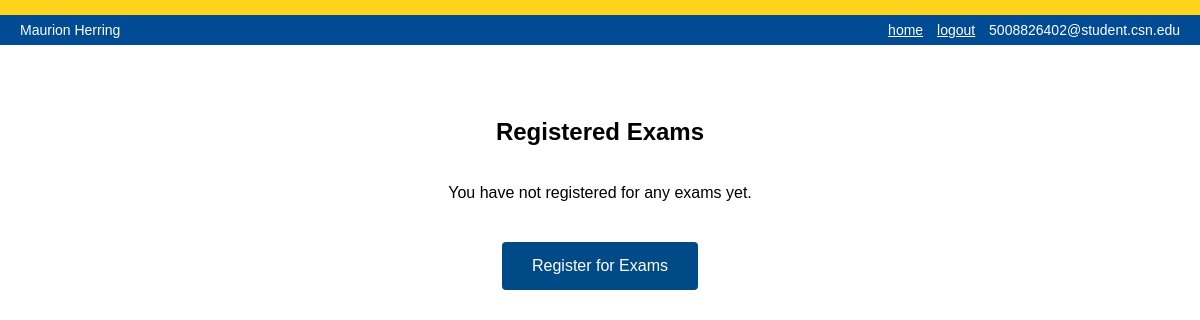
/registered_exams (signed in), run on an earlier commit of the app's database.
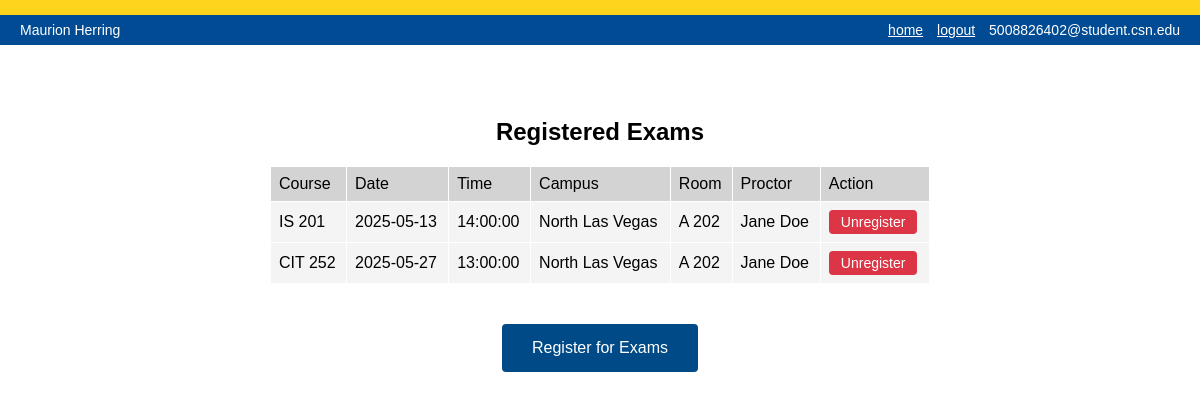
And on a later commit of the database.
### tables this page shows
CREATE TABLE EXAM_REGISTRATIONS (
    RegistrationID INTEGER PRIMARY KEY AUTOINCREMENT,
    StudentID INTEGER NOT NULL,
    Exam_ID INTEGER NOT NULL,
    RegistrationDate DATETIME DEFAULT CURRENT_TIMESTAMP,
    FOREIGN KEY (StudentID) REFERENCES STUDENTS(StudentID),
    FOREIGN KEY (Exam_ID) REFERENCES EXAMS(Exam_ID),
    UNIQUE(StudentID, Exam_ID)
);

CREATE TABLE EXAMS (
    Exam_ID INTEGER PRIMARY KEY AUTOINCREMENT,
    LocationID INTEGER NOT NULL,
    Exam_Name TEXT NOT NULL,
    ExamDate DATE NOT NULL,
    ExamTime TIME NOT NULL,
    ProctorID INTEGER NOT NULL,
    ExamCapacity INTEGER DEFAULT 20 CHECK (ExamCapacity <= 20),
    CurrentEnrollment INTEGER DEFAULT 0 CHECK (CurrentEnrollment <= ExamCapacity),
    Class TEXT NOT NULL,
    FOREIGN KEY (LocationID) REFERENCES LOCATION(LocationID),
    FOREIGN KEY (ProctorID) REFERENCES FACULTY(FacultyID)
);

CREATE TABLE LOCATION (
    LocationID INTEGER PRIMARY KEY AUTOINCREMENT,
    CampusName TEXT NOT NULL,
    Building TEXT NOT NULL,
    RoomNumber TEXT NOT NULL,
    UNIQUE(CampusName, Building, RoomNumber)
);

### app.py (the view)
@app.route('/registered_exams')
def registered_exams():
    if 'user_id' not in session or session.get('role') != 'Student':
        return redirect(url_for('login'))
    student = database.get_student_details(session['user_id'])
    if not student:
        return redirect(url_for('login'))
    registrations = database.get_student_exams(student['StudentID'])
    exam_count = database.get_registered_exam_count(student['StudentID'])
    return render_template('registered_exams.html',
                         registrations=registrations,
                         exam_count=exam_count)

### database.py (called while the page is built)
def get_db_connection():
    conn = sqlite3.connect(DATABASE)
    conn.row_factory = sqlite3.Row
    return conn

def get_student_details(auth_id):
    conn = get_db_connection()
    student = conn.execute("""
        SELECT
            s.*,
            a.CSN_Email as Email,
            a.Role
        FROM STUDENTS s
        JOIN AUTHENTICATION a ON s.Auth_ID = a.Auth_ID
        WHERE a.Auth_ID = ?
    """, (auth_id,)).fetchone()
    conn.close()
    return student

def get_registered_exam_count(student_id):
    conn = get_db_connection()
    try:
        count = conn.execute("""
            SELECT COUNT(*) as count
            FROM EXAM_REGISTRATIONS
            WHERE StudentID = ?
        """, (student_id,)).fetchone()
        return count['count']
    finally:
        conn.close()

def get_student_exams(student_id):
    conn = get_db_connection()
    try:
        exams = conn.execute("""
            SELECT
                e.*,
                l.CampusName,
                l.Building,
                l.RoomNumber,
                f.FirstName || ' ' || f.LastName as ProctorName,
                er.RegistrationDate
            FROM EXAM_REGISTRATIONS er
            JOIN EXAMS e ON er.Exam_ID = e.Exam_ID
            JOIN LOCATION l ON e.LocationID = l.LocationID
            JOIN FACULTY f ON e.ProctorID = f.FacultyID
            WHERE er.StudentID = ?
            ORDER BY e.ExamDate, e.ExamTime
        """, (student_id,)).fetchall()
        return exams
    finally:
        conn.close()

### templates/registered_exams.html (shortened to what this page needs)
<!DOCTYPE html>
<html lang="en">
	<head>
    	<link rel="stylesheet" href="{{ url_for('static', filename='CSS/sheet-styles.css') }}">
	</head>
	<body>
    	<div class="header-bar">
			<div class="user-name">{{ session.name }}</div>
		     <div class="user-email">
		        <a href="{{ url_for('student_home') }}">home</a> <a href="{{ url_for('login') }}">logout</a>
		        {{ session.email }}
		     </div>
   	 	</div>
    	<div class="content">
            <br><h1>Registered Exams</h1>
            {% if registrations %}
       		<table>
				<tr>
			    	<th>Course</th>
			       	<th>Date</th>
			       	<th>Time</th>
			       	<th>Campus</th>
			       	<th>Room</th>
			       	<th>Proctor</th>
			       	<th>Action</th>
			    </tr>
                {% for exam in registrations %}
			    <tr>
			       	<td>{{ exam.Class }}</td>
			       	<td>{{ exam.ExamDate }}</td>
			       	<td>{{ exam.ExamTime }}</td>
			       	<td>{{ exam.CampusName }}</td>
			       	<td>{{ exam.Building }} {{ exam.RoomNumber }}</td>
			       	<td>{{ exam.ProctorName }}</td>
			       	<td>
                        <form method="POST" action="{{ url_for('cancel_registration', exam_id=exam.Exam_ID) }}" style="display:inline;">
                            <button type="submit" style="background-color: #dc3545; color: white; border: none; border-radius: 4px; padding: 4px 12px; cursor: pointer; font-size: 14px;">
                                Unregister
                            </button>
                        </form>
                    </td>
			    </tr>
                {% endfor %}
       	 	</table>
            {% else %}
            <br><p>You have not registered for any exams yet.</p>
            {% endif %}
            <div style="text-align: center; margin: 20px 0;">
                <a href="{{ url_for('register_exam') }}" class="button" style="background-color: #004b87; border-radius: 4px;">Register for Exams</a>
            </div>
    	</div>
	</body>
</html>

### static/CSS/sheet-styles.css (style rules this page uses)
* { margin:0; padding:0; box-sizing: border-box; font-family: arial; }
html { position: relative; }
html::before { content: ''; position: fixed; top: 0; left: 0; right: 0; height: 15px; background-color: #ffd41c; z-index: 1001; }
body { padding-top: 60px; }
.header-bar { background-color: #004b93; height: 30px; width: 100%; position: fixed; top: 15px; left: 0; display: flex; align-items: center; justify-content: space-between; padding: 0 20px; box-sizing: border-box; z-index: 1000; }
.user-name { font-family: arial; font-size: 14px; color: white; }
.user-email { font-family: arial; font-size: 14px; color: white; }
.user-email a { color: white; margin-right: 10px; }
.button { display: inline-block; margin: 20px; padding: 15px 30px; background-color: #242526; color: white; text-decoration: none; font-size: 16px; }
.content { padding-top: 20px; width: 100%; }
.content table { max-width: 55%; }
h1 { text-align: center; margin: 20px 0; font-size: 24px; color: black; }
table { width: 95%; border-collapse: collapse; margin: 0 auto; }
th { background-color: #d3d3d3; font-weight: normal; text-align: left; padding: 8px; border: 1px solid #fff; }
td { padding: 8px; border: 1px solid #fff; background-color: #f4f4f4; }

What changed in the data, as far as the page shows it:
added EXAM_REGISTRATIONS: Class "IS 201", ExamDate "2025-05-13", ExamTime "14:00:00", CampusName "North Las Vegas", Building "A", RoomNumber "202", ProctorName "Jane Doe"
added EXAM_REGISTRATIONS: Class "CIT 252", ExamDate "2025-05-27", ExamTime "13:00:00", CampusName "North Las Vegas", Building "A", RoomNumber "202", ProctorName "Jane Doe"
Also different on the page:
text no longer shown: "You have not registered for any exams yet."
text now shown: "Course Date Time Campus Room Proctor Action"
